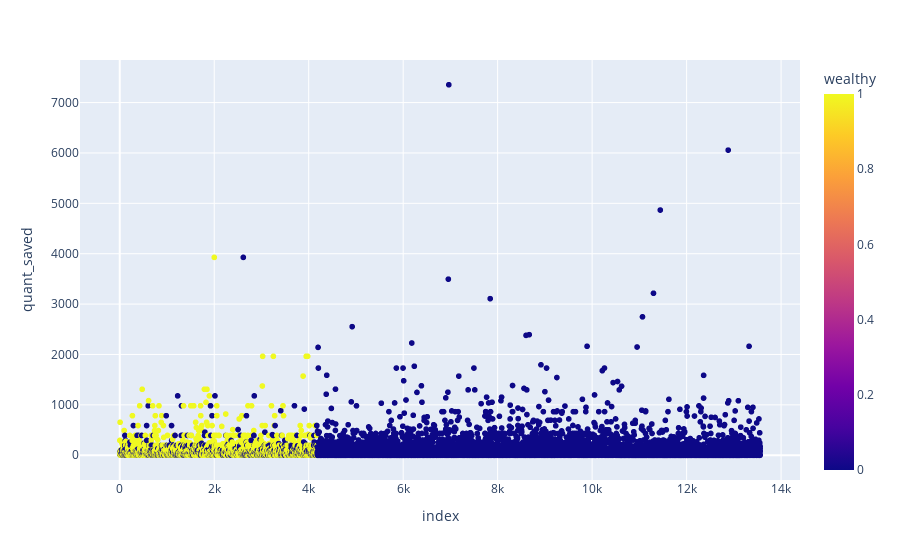

Notebook cell for this chart:
### Code cell
import pandas as pd
import plotly.express as px
df=pd.read_csv("data.csv")
fig=px.scatter(df,y="quant_saved",color="wealthy")
fig.show()

### Figure 1 — Plotly figure (JSON) as saved in the notebook; plotly's stock layout.template omitted (floating-point values rounded to 4 significant figures; data arrays with more than 128 entries replaced by an {"elided": "..."} marker saying what was removed)
{"data": [{"hovertemplate": "index=%{x}<br>quant_saved=%{y}<br>wealthy=%{marker.color}<extra></extra>", "legendgroup": "", "marker": {"color": {"elided": "13560 int values"}, "coloraxis": "coloraxis", "symbol": "circle"}, "mode": "markers", "name": "", "showlegend": false, "type": "scattergl", "x": {"elided": "13560 int values"}, "xaxis": "x", "y": {"elided": "13560 float values"}, "yaxis": "y"}], "layout": {"coloraxis": {"colorbar": {"title": {"text": "wealthy"}}, "colorscale": [[0, "#0d0887"], [0.1111, "#46039f"], [0.2222, "#7201a8"], [0.3333, "#9c179e"], [0.4444, "#bd3786"], [0.5556, "#d8576b"], [0.6667, "#ed7953"], [0.7778, "#fb9f3a"], [0.8889, "#fdca26"], [1, "#f0f921"]]}, "legend": {"tracegroupgap": 0}, "margin": {"t": 60}, "xaxis": {"anchor": "y", "domain": [0, 1], "title": {"text": "index"}}, "yaxis": {"anchor": "x", "domain": [0, 1], "title": {"text": "quant_saved"}}}}
